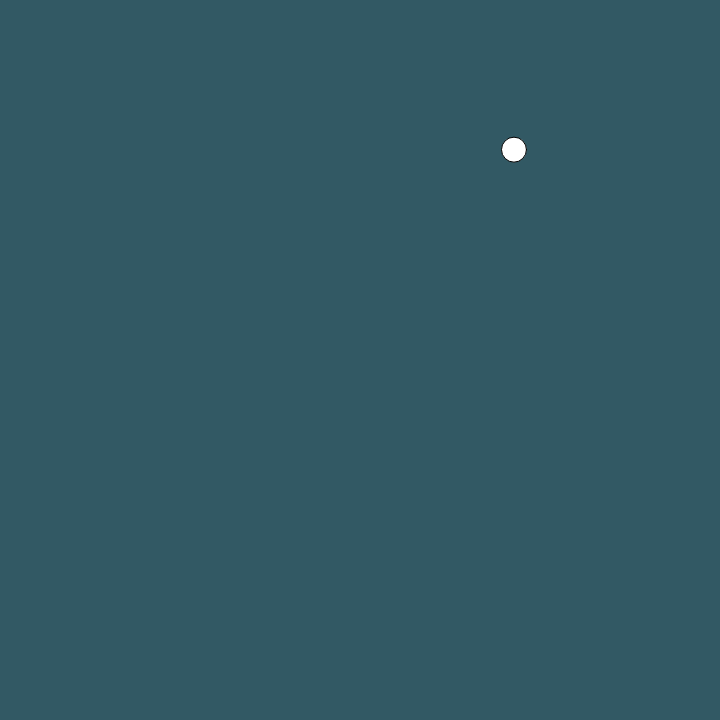
Frame 1 (no input)
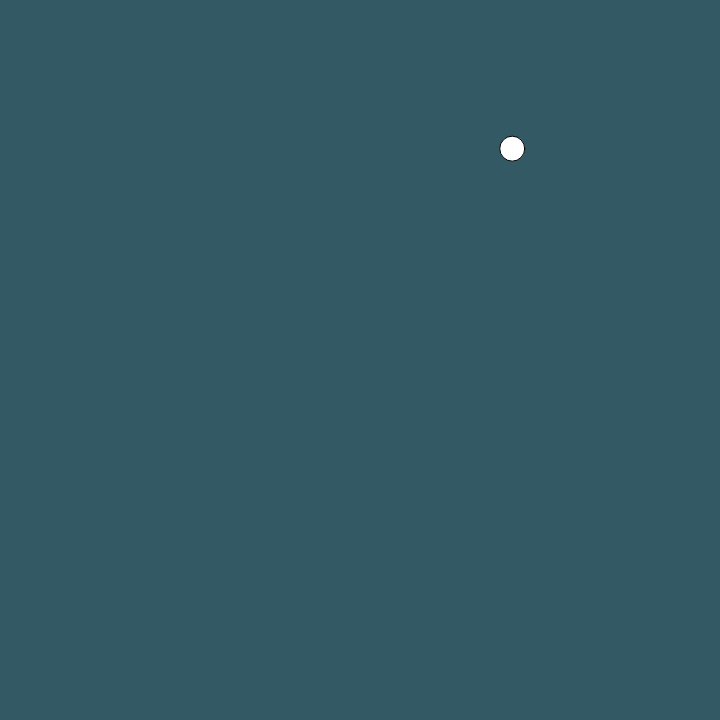
Frame 60 (no input)
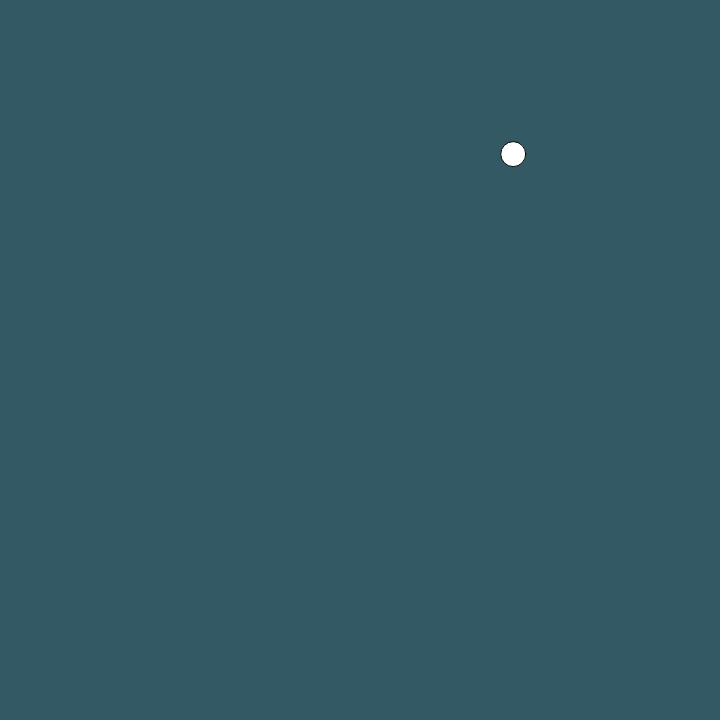
Frame 120 (the mouse pressed at the canvas centre since frame 60)

The p5.js sketch that drew these frames (run headless with seeded random() and noise() and a simulated clock; from frame 60 on, the mouse is pressed at the canvas centre):

// p5.js sketch
// ── sketch.js
let bug; // Declare object

function setup() {
    createCanvas(720, 720);
    bug = new Jitter();
}

function draw() {
    background(50, 89, 100);
    bug.move();
    bug.display();
}
// ── Jitter.js
// Jitter class
class Jitter {
    constructor() {
        this.x = random(width);
        this.y = random(height);
        this.diameter = random(10, 30);
        this.speed = 1;
    }

    move() {
        this.x += random(-this.speed, this.speed);
        this.y += random(-this.speed, this.speed);
    }

    display() {
        ellipse(this.x, this.y, this.diameter, this.diameter);
    }
}
